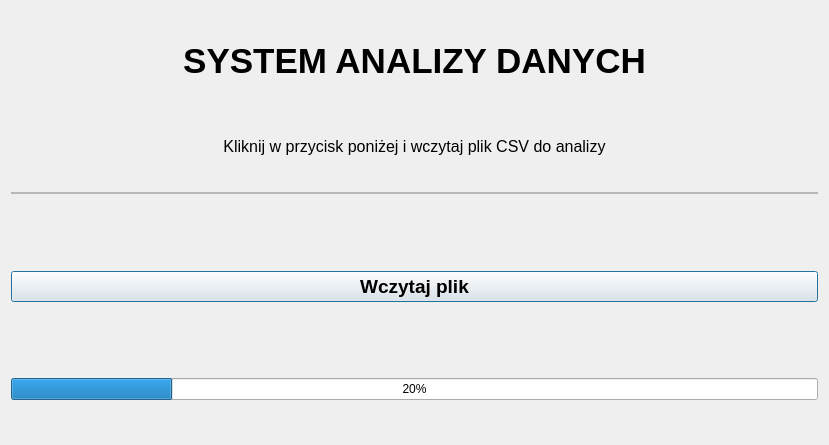
<?xml version="1.0" encoding="UTF-8"?>
<ui version="4.0">
 <class>Dialog</class>
 <widget class="QDialog" name="Dialog">
  <property name="geometry">
   <rect>
    <x>0</x>
    <y>0</y>
    <width>829</width>
    <height>445</height>
   </rect>
  </property>
  <property name="windowTitle">
   <string>Dialog</string>
  </property>
  <layout class="QVBoxLayout" name="verticalLayout">
   <item>
    <widget class="QLabel" name="label">
     <property name="sizePolicy">
      <sizepolicy hsizetype="Preferred" vsizetype="Fixed">
       <horstretch>0</horstretch>
       <verstretch>0</verstretch>
      </sizepolicy>
     </property>
     <property name="font">
      <font>
       <pointsize>26</pointsize>
       <weight>75</weight>
       <bold>true</bold>
      </font>
     </property>
     <property name="text">
      <string>SYSTEM ANALIZY DANYCH</string>
     </property>
     <property name="alignment">
      <set>Qt::AlignCenter</set>
     </property>
    </widget>
   </item>
   <item>
    <spacer name="verticalSpacer">
     <property name="orientation">
      <enum>Qt::Vertical</enum>
     </property>
     <property name="sizeType">
      <enum>QSizePolicy::Fixed</enum>
     </property>
     <property name="sizeHint" stdset="0">
      <size>
       <width>20</width>
       <height>20</height>
      </size>
     </property>
    </spacer>
   </item>
   <item>
    <widget class="QLabel" name="label_2">
     <property name="sizePolicy">
      <sizepolicy hsizetype="Preferred" vsizetype="Fixed">
       <horstretch>0</horstretch>
       <verstretch>0</verstretch>
      </sizepolicy>
     </property>
     <property name="font">
      <font>
       <pointsize>12</pointsize>
      </font>
     </property>
     <property name="text">
      <string>Kliknij w przycisk poniżej i wczytaj plik CSV do analizy</string>
     </property>
     <property name="alignment">
      <set>Qt::AlignCenter</set>
     </property>
    </widget>
   </item>
   <item>
    <widget class="Line" name="line">
     <property name="lineWidth">
      <number>0</number>
     </property>
     <property name="midLineWidth">
      <number>2</number>
     </property>
     <property name="orientation">
      <enum>Qt::Horizontal</enum>
     </property>
    </widget>
   </item>
   <item>
    <spacer name="verticalSpacer_2">
     <property name="orientation">
      <enum>Qt::Vertical</enum>
     </property>
     <property name="sizeType">
      <enum>QSizePolicy::Preferred</enum>
     </property>
     <property name="sizeHint" stdset="0">
      <size>
       <width>20</width>
       <height>40</height>
      </size>
     </property>
    </spacer>
   </item>
   <item>
    <widget class="QPushButton" name="PrzyciskWczytaj">
     <property name="font">
      <font>
       <pointsize>14</pointsize>
       <weight>75</weight>
       <bold>true</bold>
      </font>
     </property>
     <property name="text">
      <string>Wczytaj plik</string>
     </property>
    </widget>
   </item>
   <item>
    <spacer name="verticalSpacer_3">
     <property name="orientation">
      <enum>Qt::Vertical</enum>
     </property>
     <property name="sizeType">
      <enum>QSizePolicy::Fixed</enum>
     </property>
     <property name="sizeHint" stdset="0">
      <size>
       <width>20</width>
       <height>40</height>
      </size>
     </property>
    </spacer>
   </item>
   <item>
    <widget class="QProgressBar" name="PasekLadowania">
     <property name="value">
      <number>20</number>
     </property>
    </widget>
   </item>
  </layout>
 </widget>
 <resources/>
 <connections/>
</ui>
